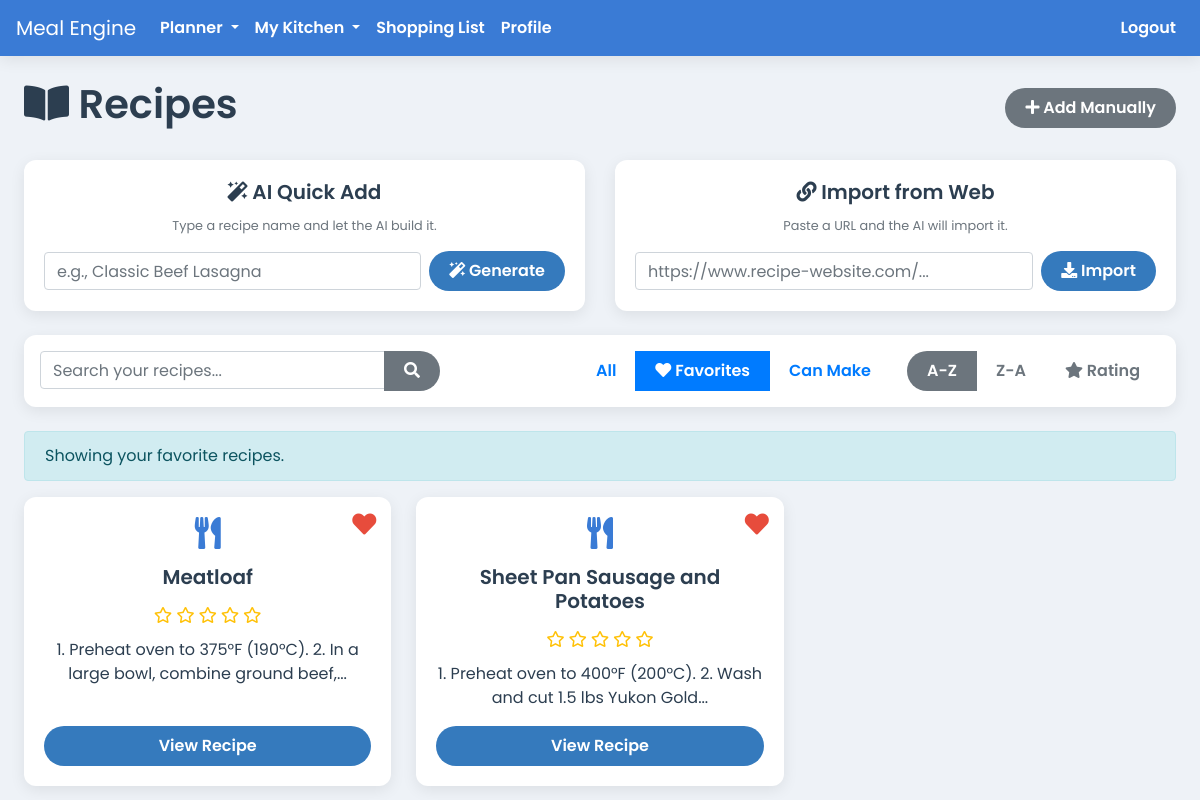
The page /recipes?filter=favorites&sort=asc&query= (signed in) on the database as committed earlier.
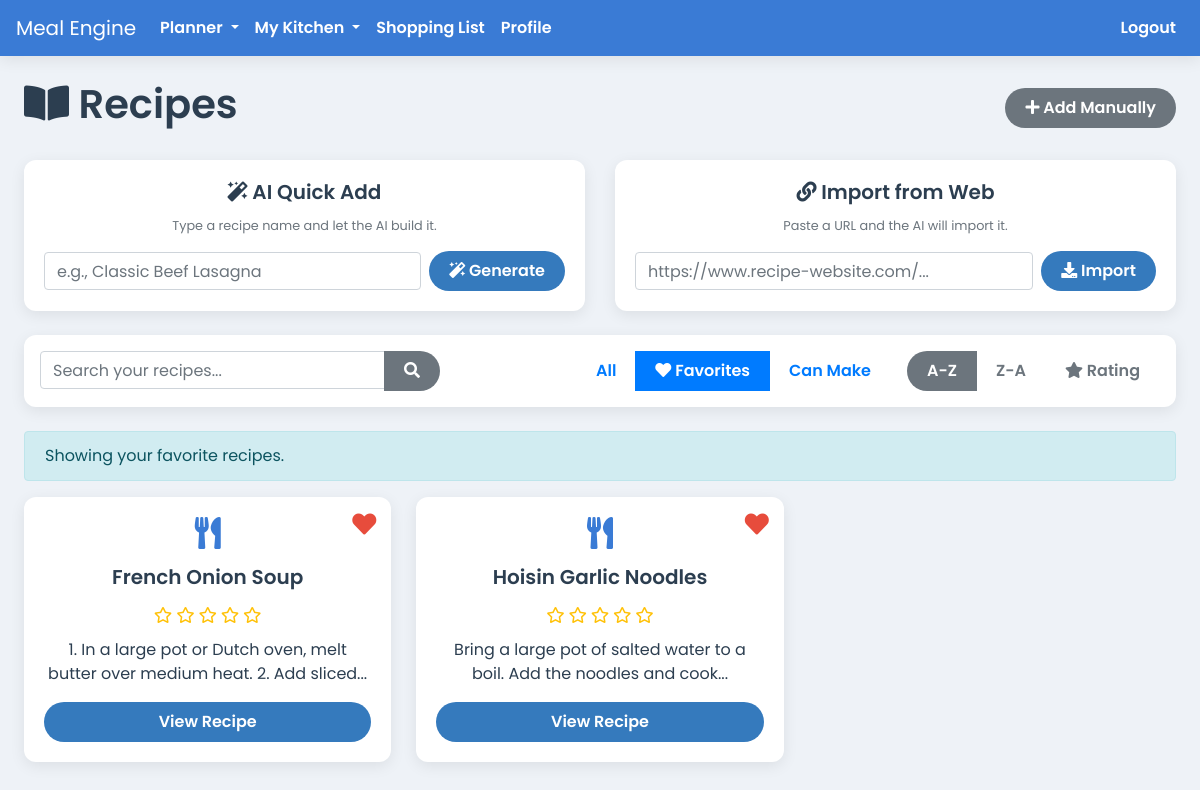
The same page on the database as committed later.
### app.py (models this page shows)
class Recipe(db.Model):
    id = db.Column(db.Integer, primary_key=True)
    user_id = db.Column(db.Integer, db.ForeignKey('user.id'), nullable=False)
    household_id = db.Column(db.Integer, db.ForeignKey('household.id'), nullable=False)
    name = db.Column(db.String(100), nullable=False)
    instructions = db.Column(db.Text, nullable=False)
    servings = db.Column(db.Integer)
    prep_time = db.Column(db.String(50))
    cook_time = db.Column(db.String(50))
    is_favorite = db.Column(db.Boolean, default=False, nullable=False)
    meal_type = db.Column(db.String(50), nullable=False, default='Main Course')
    rating = db.Column(db.Integer, nullable=False, default=0)
    ingredients = db.relationship('RecipeIngredient', backref='recipe', lazy=True, cascade="all, delete-orphan")
    calories = db.Column(db.Float, nullable=True)
    protein = db.Column(db.Float, nullable=True)
    fat = db.Column(db.Float, nullable=True)
    carbs = db.Column(db.Float, nullable=True)

### app.py (the view)
@app.route('/recipes')
@login_required
def list_recipes():
    query = request.args.get('query', '')
    pantry_filter_active = request.args.get('filter') == 'pantry'
    favorites_filter_active = request.args.get('filter') == 'favorites'
    sort_order = request.args.get('sort', 'asc')
    base_query = Recipe.query.filter_by(household_id=current_user.household_id)
    if sort_order == 'desc':
        base_query = base_query.order_by(desc(Recipe.name))
    elif sort_order == 'rating':
        base_query = base_query.order_by(desc(Recipe.rating), Recipe.name)
    else:
        base_query = base_query.order_by(Recipe.name)
    if pantry_filter_active:
        pantry_items_in_stock = PantryItem.query.filter_by(household_id=current_user.household_id).filter(PantryItem.quantity > 0).all()
        pantry_ingredient_ids = {item.ingredient_id for item in pantry_items_in_stock}
        all_user_recipes = base_query.all()
        recipes = []
        for recipe in all_user_recipes:
            required_ingredient_ids = {ri.ingredient_id for ri in recipe.ingredients}
            if required_ingredient_ids and required_ingredient_ids.issubset(pantry_ingredient_ids):
                recipes.append(recipe)
    elif favorites_filter_active:
        recipes = base_query.filter_by(is_favorite=True).all()
    elif query:
        search_term = f"%{query}%"
        recipes = base_query.filter(db.or_(Recipe.name.ilike(search_term), Recipe.instructions.ilike(search_term))).all()
    else:
        recipes = base_query.all()
    return render_template('recipes.html', recipes=recipes, query=query, pantry_filter_active=pantry_filter_active, favorites_filter_active=favorites_filter_active, sort_order=sort_order)

### app.py (called while the page is built)
@app.before_request
def before_request():
    g.current_month_name = date.today().strftime('%B')

@login_manager.user_loader
def load_user(user_id):
    return db.session.get(User, int(user_id))

### templates/recipes.html (shortened to what the changed rows need)
{% extends 'base.html' %}
{% block content %}
  <div class="d-flex justify-content-between align-items-center mb-4">
    <h1><i class="fas fa-book-open"></i> Recipes</h1>
  </div>
  {% if not recipes %}
    <div class="alert alert-warning">No recipes found. Add one manually or import one from the web!</div>
  {% else %}
    <div class="recipe-grid">
      {% for recipe in recipes %}
        <div class="card recipe-list-card">
          <i class="favorite-icon no-print {% if recipe.is_favorite %}fas fa-heart{% else %}far fa-heart{% endif %}"
             data-recipe-id="{{ recipe.id }}"
             title="Toggle Favorite"></i>
          <div class="recipe-card-body">
              <i class="fas fa-utensils fa-2x mb-3" style="color: var(--primary-blue);"></i>
              <h5>{{ recipe.name }}</h5>
               <div class="recipe-rating">
                  {% for i in range(1, 6) %}
                      <i class="{% if recipe.rating >= i %}fas fa-star{% else %}far fa-star{% endif %}"></i>
                  {% endfor %}
              </div>
          </div>
          <p class="mb-3">{{ recipe.instructions|truncate(80) }}</p>
          <a href="{{ url_for('view_recipe', recipe_id=recipe.id) }}" class="btn btn-primary mt-auto">View Recipe</a>
        </div>
      {% endfor %}
    </div>
  {% endif %}
{% endblock %}

Rows that differ between the two databases and show on the page:
no longer on this page (row edited): Recipe: is_favorite True (drawn), name "Meatloaf", rating 0 (drawn), instructions "1. Preheat oven to 375°F (190°C). 2. In a large bowl, combine ground beef,..."
no longer on this page (row edited): Recipe: is_favorite True (drawn), name "Sheet Pan Sausage and Potatoes", rating 0 (drawn), instructions "1. Preheat oven to 400°F (200°C). 2. Wash and cut 1.5 lbs Yukon Gold..."
now on this page (row edited): Recipe: is_favorite True (drawn), name "French Onion Soup", rating 0 (drawn), instructions "1. In a large pot or Dutch oven, melt butter over medium heat. 2. Add sliced..."
now on this page (row edited): Recipe: is_favorite True (drawn), name "Hoisin Garlic Noodles", rating 0 (drawn), instructions "Bring a large pot of salted water to a boil. Add the noodles and cook..."
